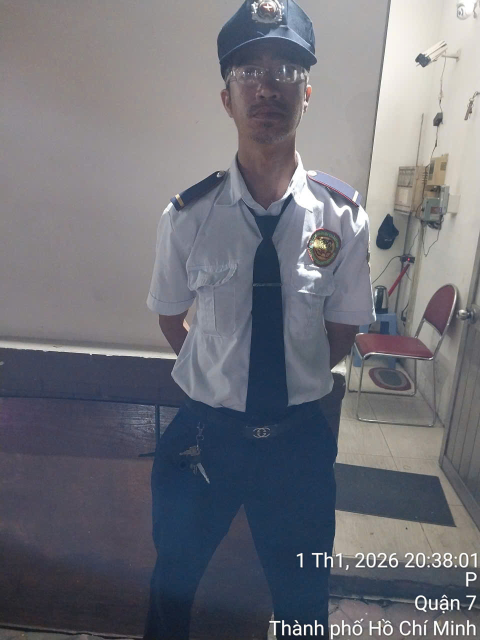
#> input picture input_images/01/z7505584093171_b728d22b89f37cec8819f448a26805b7.jpg, 960 x 1280 px (shown at 1/2 size)
$ python -i text_extractor.py   (imports and definitions only)
#> lines starting #> are read from the running program, lines starting #| are printed output that depends on the picture; after the words box and inside, x2 and y2 are one past the last pixel; in counts of white or black regions, pixels touching at a corner belong together
### src/config.py
# -*- coding: utf-8 -*-
"""
Cấu hình cho phần mềm nhận diện khuôn mặt
"""

import os

# Đường dẫn gốc của dự án
BASE_DIR = os.path.dirname(os.path.dirname(os.path.abspath(__file__)))

# Đường dẫn các thư mục
INPUT_IMAGES_DIR = os.path.join(BASE_DIR, "input_images")
DATABASE_DIR = os.path.join(BASE_DIR, "database")
RESULTS_DIR = os.path.join(BASE_DIR, "results")

# Cấu hình nhận diện khuôn mặt
FACE_RECOGNITION_TOLERANCE = 0.6  # Ngưỡng so sánh (nhỏ hơn = chính xác hơn)
FACE_DETECTION_MODEL = "hog"  # "hog" (nhanh) hoặc "cnn" (chính xác hơn, cần GPU)

# Cấu hình xử lý bất đồng bộ
MAX_WORKERS = 4  # Số thread xử lý song song

# Cấu hình Tesseract OCR (đường dẫn trên Windows)
TESSERACT_CMD = r"C:\Program Files\Tesseract-OCR\tesseract.exe"

# Định dạng ảnh hỗ trợ
SUPPORTED_IMAGE_EXTENSIONS = {'.jpg', '.jpeg', '.png', '.bmp', '.gif'}

# Cấu hình Flask
FLASK_HOST = "0.0.0.0"
FLASK_PORT = 5000
FLASK_DEBUG = True

# Tạo thư mục nếu chưa tồn tại
for directory in [INPUT_IMAGES_DIR, RESULTS_DIR]:
    os.makedirs(directory, exist_ok=True)

### src/text_extractor.py
# -*- coding: utf-8 -*-
"""
Module trích xuất ngày tháng và địa điểm từ ảnh
Sử dụng OCR để đọc watermark (tùy chọn)
"""

import re
from datetime import datetime

# Import cv2 với xử lý lỗi
try:
    import cv2
    import numpy as np
    CV2_AVAILABLE = True
except ImportError:
    CV2_AVAILABLE = False
    cv2 = None
    np = None

# Import PIL
try:
    from PIL import Image
    PIL_AVAILABLE = True
except ImportError:
    PIL_AVAILABLE = False
    Image = None

# Import pytesseract với xử lý lỗi
OCR_AVAILABLE = False
try:
    import pytesseract
    try:
        from src.config import TESSERACT_CMD
        pytesseract.pytesseract.tesseract_cmd = TESSERACT_CMD
    except ImportError:
        pass
    OCR_AVAILABLE = True
except ImportError:
    pytesseract = None

# Mapping tháng tiếng Việt
VIETNAMESE_MONTHS = {
    'Th1': 1, 'Th01': 1,
    'Th2': 2, 'Th02': 2,
    'Th3': 3, 'Th03': 3,
    'Th4': 4, 'Th04': 4,
    'Th5': 5, 'Th05': 5,
    'Th6': 6, 'Th06': 6,
    'Th7': 7, 'Th07': 7,
    'Th8': 8, 'Th08': 8,
    'Th9': 9, 'Th09': 9,
    'Th10': 10,
    'Th11': 11,
    'Th12': 12,
}


def preprocess_image_for_ocr(image):
    """
    Tiền xử lý ảnh để OCR đọc tốt hơn
    """
    # Chuyển sang grayscale
    gray = cv2.cvtColor(image, cv2.COLOR_BGR2GRAY)

    # Tăng contrast
    clahe = cv2.createCLAHE(clipLimit=2.0, tileGridSize=(8, 8))
    enhanced = clahe.apply(gray)

    # Threshold để tách chữ
    _, thresh = cv2.threshold(enhanced, 0, 255, cv2.THRESH_BINARY + cv2.THRESH_OTSU)

    return thresh


def extract_text_region(image, region='bottom'):
    """
    Cắt vùng chứa watermark (thường ở góc dưới)
    """
    height, width = image.shape[:2]

    if region == 'bottom':
        # Lấy 30% phía dưới ảnh (nơi thường có watermark)
        y_start = int(height * 0.7)
        cropped = image[y_start:height, 0:width]
    elif region == 'bottom_right':
        y_start = int(height * 0.7)
        x_start = int(width * 0.5)
        cropped = image[y_start:height, x_start:width]
    else:
        cropped = image

    return cropped


# [48 lines left out: functions parse_vietnamese_datetime, extract_location, not called in this run]


def extract_datetime_and_location(image_path):
    """
    Trích xuất ngày tháng và địa điểm từ ảnh

    Returns:
        dict: {
            'datetime': str or None,
            'location': str or None,
            'raw_text': str
        }
    """
    result = {
        'datetime': None,
        'location': None,
        'raw_text': ''
    }

    if not OCR_AVAILABLE or not CV2_AVAILABLE:
        return result

    try:
        # Đọc ảnh
        image = cv2.imread(image_path)
        if image is None:
            return result

        # Cắt vùng chứa watermark
        cropped = extract_text_region(image, 'bottom')

        # Tiền xử lý
        processed = preprocess_image_for_ocr(cropped)

        # OCR
        custom_config = r'--oem 3 --psm 6 -l vie+eng'
        text = pytesseract.image_to_string(processed, config=custom_config)

        result['raw_text'] = text

        # Parse ngày tháng
        result['datetime'] = parse_vietnamese_datetime(text)

        # Trích xuất địa điểm
        result['location'] = extract_location(text)

    except Exception as e:
        result['error'] = str(e)

    return result


# [40 lines left out: function extract_datetime_simple, not called in this run]

>>> result = extract_datetime_and_location('../input_images/01/z7505584093171_b728d22b89f37cec8819f448a26805b7.jpg')
#> in extract_datetime_and_location, image is the input picture: shape (1280, 960, 3); mean B, G, R 120.9, 113.2, 112.1
#> in extract_text_region, `cropped = image[y_start:height, 0:width]`:
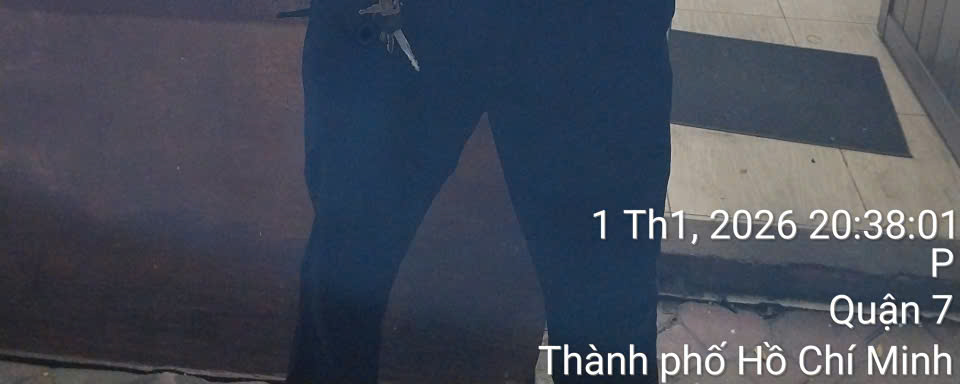
#> cropped: shape (384, 960, 3); mean B, G, R 88.3, 75.2, 69.3
#> in preprocess_image_for_ocr, `gray = cv2.cvtColor(image, cv2.COLOR_BGR2GRAY)`:
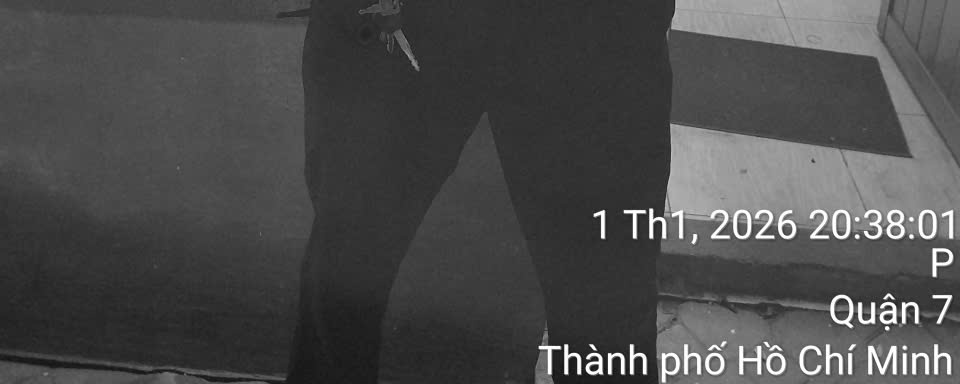
#> gray: shape (384, 960); min 14, max 255, mean 74.9
#> in preprocess_image_for_ocr, `enhanced = clahe.apply(gray)`:
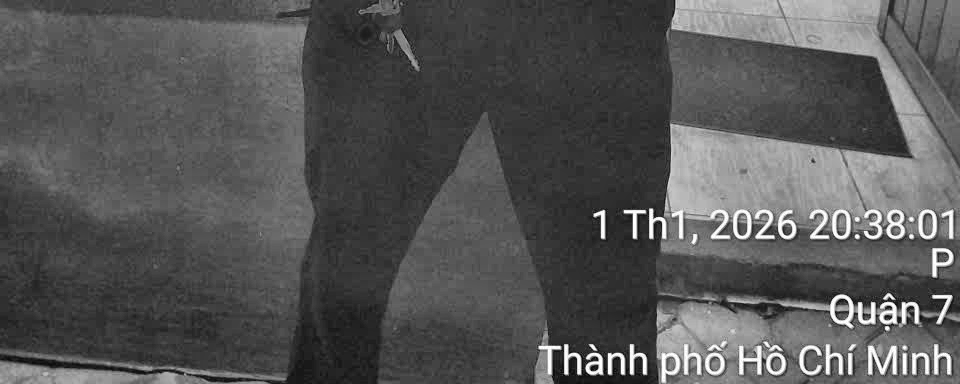
#> enhanced: shape (384, 960); min 6, max 255, mean 85.3
#> in preprocess_image_for_ocr, `_, thresh = cv2.threshold(enhanced, 0, 255, cv2.THRESH_BINARY + cv2.TH..`:
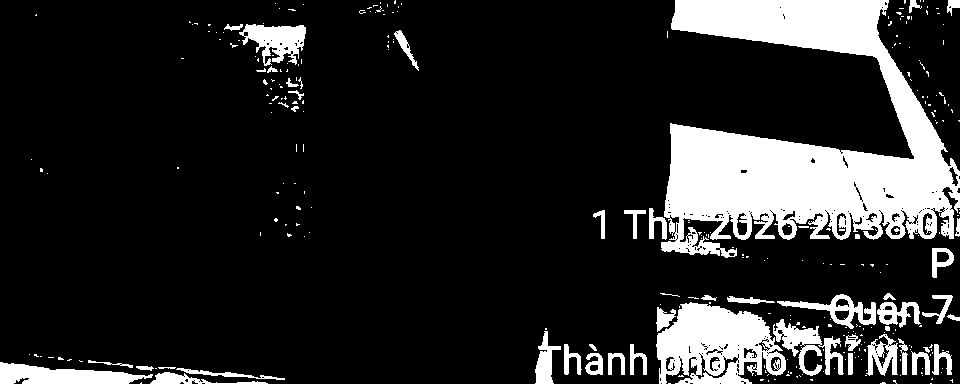
#> thresh: shape (384, 960); 15.8% white; 303 white regions (252 under 20 px), largest, box (x1, y1, x2, y2) and area: (661, 0, 960, 258) 36512, (656, 302, 786, 384) 6974, (0, 362, 153, 384) 2083
#> (the run stopped early here; a loop or call above may not have finished)

$ run again, on input_images/01/z7505584175469_8f9e87de3180c7d1c5c341721f1eb85e.jpg
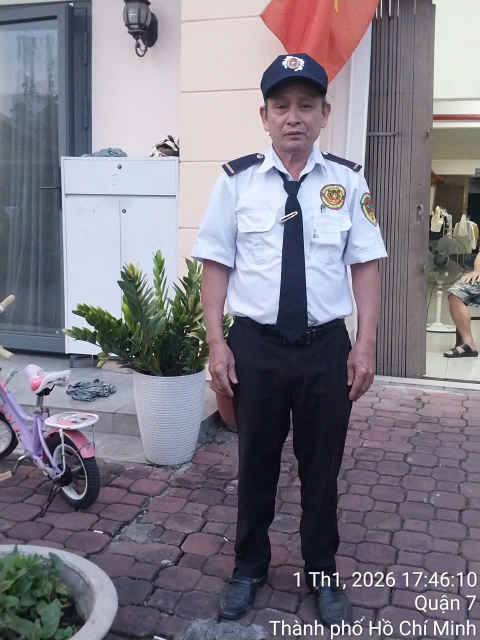
#> input picture input_images/01/z7505584175469_8f9e87de3180c7d1c5c341721f1eb85e.jpg, 960 x 1280 px (shown at 1/2 size)
#> in extract_datetime_and_location, image is the input picture: shape (1280, 960, 3); mean B, G, R 133.7, 122.7, 126.5
#> in preprocess_image_for_ocr, `enhanced = clahe.apply(gray)`:
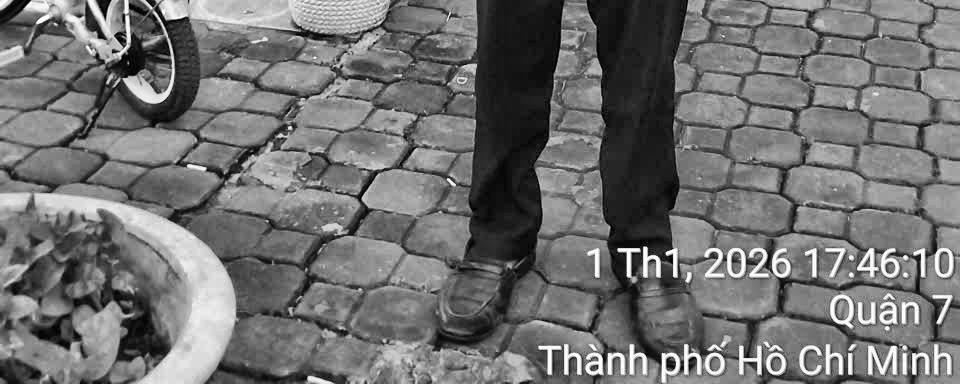
#> enhanced: shape (384, 960); min 0, max 255, mean 112.6
#> in preprocess_image_for_ocr, `_, thresh = cv2.threshold(enhanced, 0, 255, cv2.THRESH_BINARY + cv2.TH..`:
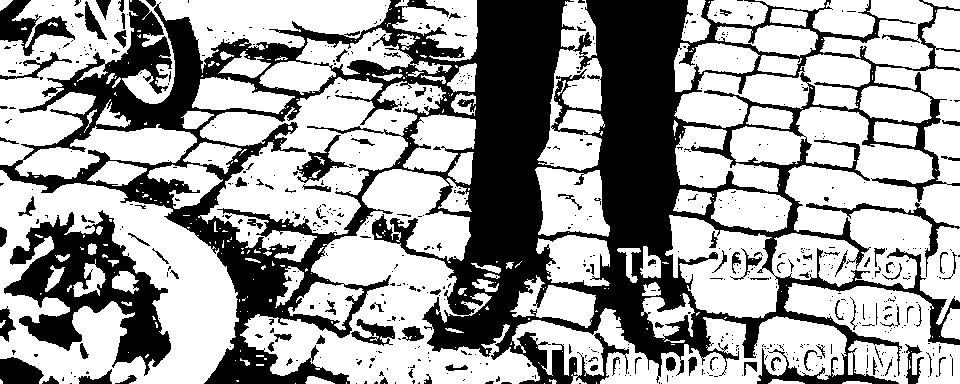
#> thresh: shape (384, 960); 62.5% white; 656 black regions (544 under 20 px), largest, box (x1, y1, x2, y2) and area: (0, 0, 960, 384) 113643, (4, 210, 171, 376) 11137, (0, 0, 75, 56) 1676

$ run again, on input_images/01/z7505584186666_681b63ea717354b58c22488fb5ebe47a.jpg
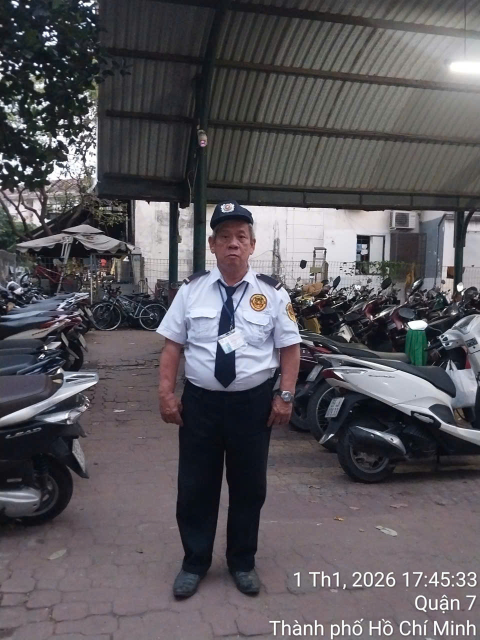
#> input picture input_images/01/z7505584186666_681b63ea717354b58c22488fb5ebe47a.jpg, 960 x 1280 px (shown at 1/2 size)
#> in extract_datetime_and_location, image is the input picture: shape (1280, 960, 3); mean B, G, R 91.9, 87.1, 90.1
#> in preprocess_image_for_ocr, `enhanced = clahe.apply(gray)`:
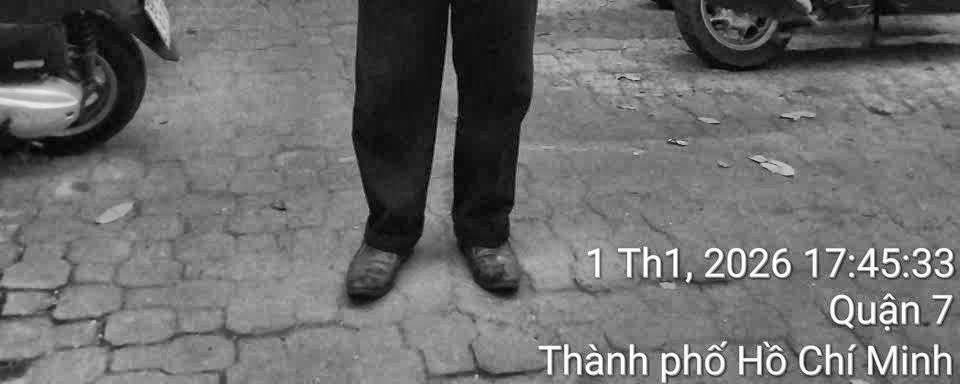
#> enhanced: shape (384, 960); min 1, max 255, mean 108.5
#> in preprocess_image_for_ocr, `_, thresh = cv2.threshold(enhanced, 0, 255, cv2.THRESH_BINARY + cv2.TH..`:
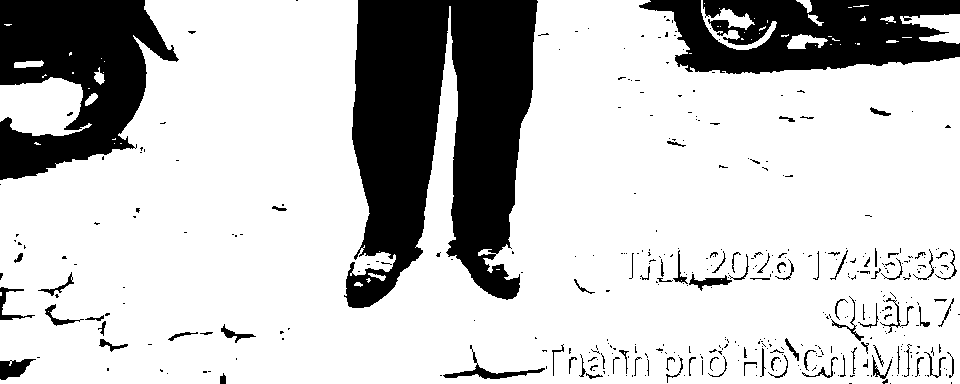
#> thresh: shape (384, 960); 77.4% white; 408 black regions (320 under 20 px), largest, box (x1, y1, x2, y2) and area: (344, 0, 538, 308) 40646, (0, 0, 179, 180) 19169, (639, 0, 960, 74) 16391

$ run again, on input_images/01/z7505584194320_8df6d5d8505b1983d54941f304c51a49.jpg
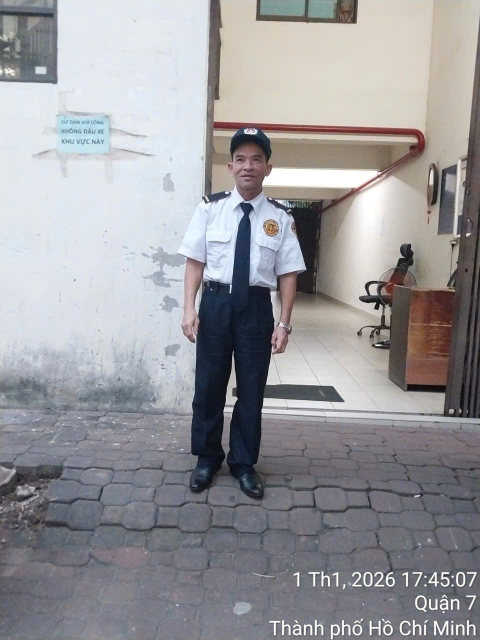
#> input picture input_images/01/z7505584194320_8df6d5d8505b1983d54941f304c51a49.jpg, 960 x 1280 px (shown at 1/2 size)
#> in extract_datetime_and_location, image is the input picture: shape (1280, 960, 3); mean B, G, R 156.4, 152.5, 153.2
#> in preprocess_image_for_ocr, `enhanced = clahe.apply(gray)`:
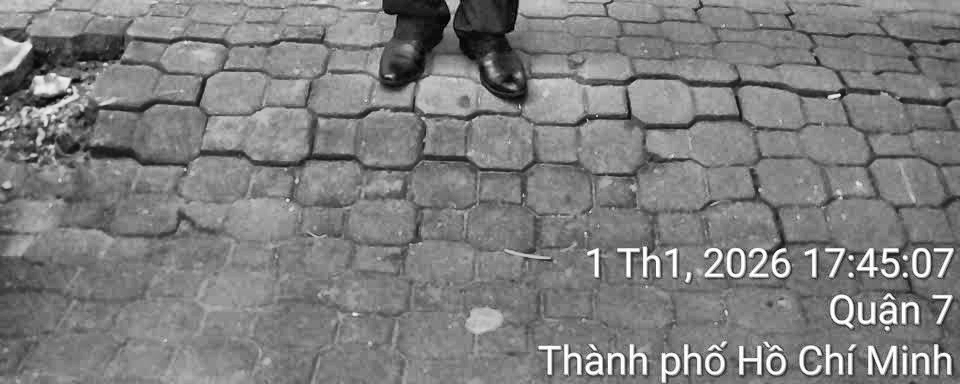
#> enhanced: shape (384, 960); min 1, max 255, mean 125.5
#> in preprocess_image_for_ocr, `_, thresh = cv2.threshold(enhanced, 0, 255, cv2.THRESH_BINARY + cv2.TH..`:
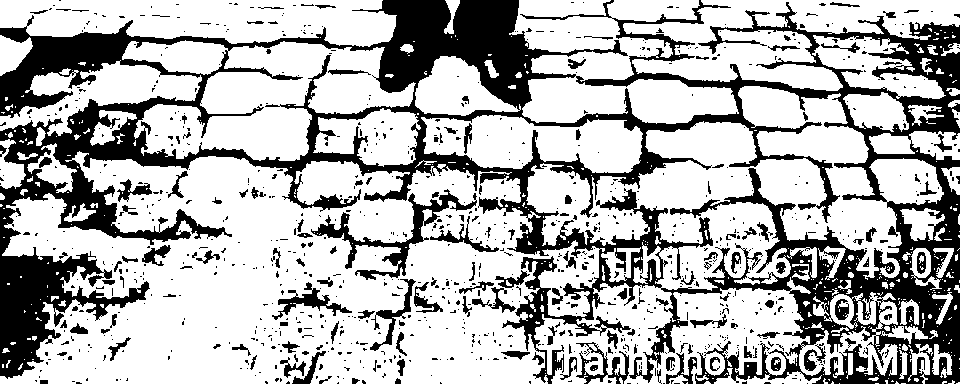
#> thresh: shape (384, 960); 70.1% white; 944 black regions (799 under 20 px), largest, box (x1, y1, x2, y2) and area: (0, 0, 960, 384) 92073, (311, 189, 477, 280) 2458, (272, 282, 352, 320) 760
